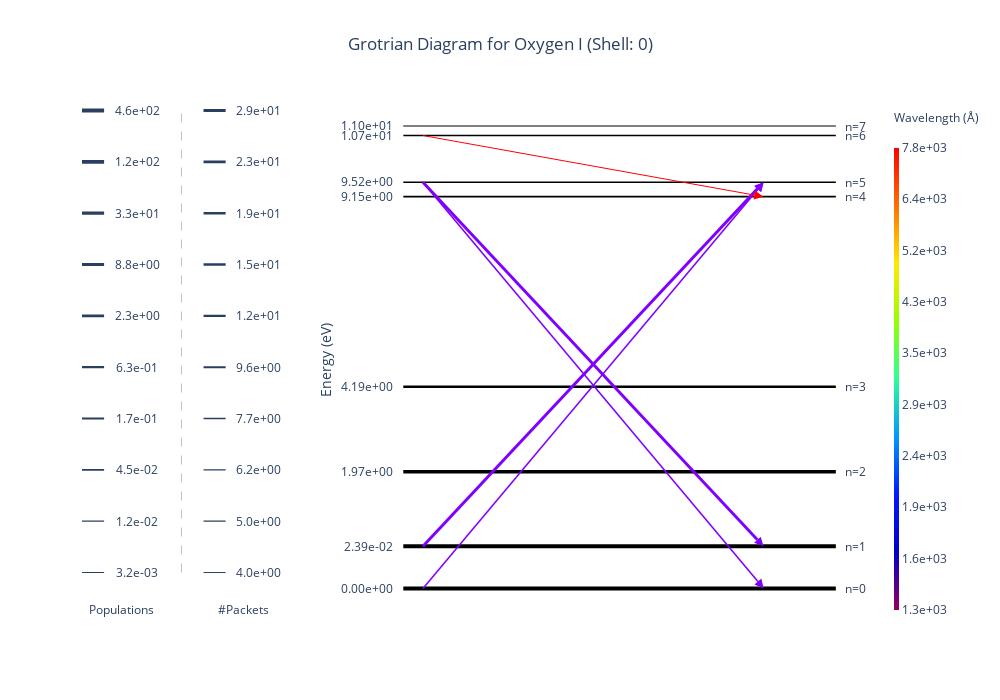

Notebook code cell kept with this figure:
### Code cell
diag.shell = 0
diag.display()

### Figure 1 — Plotly figure (JSON) as saved in the notebook; plotly's stock layout.template omitted (floating-point values rounded to 4 significant figures)
{"data": [{"hovertemplate": "Energy: 0.00e+00 eV<br>Population: 4.57e+02<extra></extra>", "line": {"color": "black", "width": 4.003}, "mode": "lines", "showlegend": false, "type": "scatter", "x": [-0.05, 0.07222, 0.1944, 0.3167, 0.4389, 0.5611, 0.6833, 0.8056, 0.9278, 1.05], "xaxis": "x2", "y": [0, 0, 0, 0, 0, 0, 0, 0, 0, 0], "yaxis": "y2"}, {"hovertemplate": "Energy: 2.39e-02 eV<br>Population: 3.58e+02<extra></extra>", "line": {"color": "black", "width": 3.941}, "mode": "lines", "showlegend": false, "type": "scatter", "x": [-0.05, 0.07222, 0.1944, 0.3167, 0.4389, 0.5611, 0.6833, 0.8056, 0.9278, 1.05], "xaxis": "x2", "y": [0.1, 0.1, 0.1, 0.1, 0.1, 0.1, 0.1, 0.1, 0.1, 0.1], "yaxis": "y2"}, {"hovertemplate": "Energy: 1.97e+00 eV<br>Population: 5.99e+01<extra></extra>", "line": {"color": "black", "width": 3.489}, "mode": "lines", "showlegend": false, "type": "scatter", "x": [-0.05, 0.07222, 0.1944, 0.3167, 0.4389, 0.5611, 0.6833, 0.8056, 0.9278, 1.05], "xaxis": "x2", "y": [0.2772, 0.2772, 0.2772, 0.2772, 0.2772, 0.2772, 0.2772, 0.2772, 0.2772, 0.2772], "yaxis": "y2"}, {"hovertemplate": "Energy: 4.19e+00 eV<br>Population: 1.21e+00<extra></extra>", "line": {"color": "black", "width": 2.501}, "mode": "lines", "showlegend": false, "type": "scatter", "x": [-0.05, 0.07222, 0.1944, 0.3167, 0.4389, 0.5611, 0.6833, 0.8056, 0.9278, 1.05], "xaxis": "x2", "y": [0.4799, 0.4799, 0.4799, 0.4799, 0.4799, 0.4799, 0.4799, 0.4799, 0.4799, 0.4799], "yaxis": "y2"}, {"hovertemplate": "Energy: 9.15e+00 eV<br>Population: 3.60e-02<extra></extra>", "line": {"color": "black", "width": 1.614}, "mode": "lines", "showlegend": false, "type": "scatter", "x": [-0.05, 0.07222, 0.1944, 0.3167, 0.4389, 0.5611, 0.6833, 0.8056, 0.9278, 1.05], "xaxis": "x2", "y": [0.9319, 0.9319, 0.9319, 0.9319, 0.9319, 0.9319, 0.9319, 0.9319, 0.9319, 0.9319], "yaxis": "y2"}, {"hovertemplate": "Energy: 9.52e+00 eV<br>Population: 1.47e-02<extra></extra>", "line": {"color": "black", "width": 1.386}, "mode": "lines", "showlegend": false, "type": "scatter", "x": [-0.05, 0.07222, 0.1944, 0.3167, 0.4389, 0.5611, 0.6833, 0.8056, 0.9278, 1.05], "xaxis": "x2", "y": [0.9662, 0.9662, 0.9662, 0.9662, 0.9662, 0.9662, 0.9662, 0.9662, 0.9662, 0.9662], "yaxis": "y2"}, {"hovertemplate": "Energy: 1.07e+01 eV<br>Population: 2.08e-02<extra></extra>", "line": {"color": "black", "width": 1.475}, "mode": "lines", "showlegend": false, "type": "scatter", "x": [-0.05, 0.07222, 0.1944, 0.3167, 0.4389, 0.5611, 0.6833, 0.8056, 0.9278, 1.05], "xaxis": "x2", "y": [1.077, 1.077, 1.077, 1.077, 1.077, 1.077, 1.077, 1.077, 1.077, 1.077], "yaxis": "y2"}, {"hovertemplate": "Energy: 1.10e+01 eV<br>Population: 3.22e-03<extra></extra>", "line": {"color": "black", "width": 1.003}, "mode": "lines", "showlegend": false, "type": "scatter", "x": [-0.05, 0.07222, 0.1944, 0.3167, 0.4389, 0.5611, 0.6833, 0.8056, 0.9278, 1.05], "xaxis": "x2", "y": [1.1, 1.1, 1.1, 1.1, 1.1, 1.1, 1.1, 1.1, 1.1, 1.1], "yaxis": "y2"}, {"hovertemplate": "Count: 7<br>Wavelength: 1.30e+03 Å<extra></extra>", "line": {"color": "#8000ff", "width": 1.565}, "marker": {"angleref": "previous", "color": "#8000ff", "size": 9, "symbol": "arrow-bar-up"}, "type": "scatter", "x": [0, 0.8665], "xaxis": "x2", "y": [0, 0.9662], "yaxis": "y2"}, {"hovertemplate": "Count: 29<br>Wavelength: 1.31e+03 Å<extra></extra>", "line": {"color": "#8000ff", "width": 3}, "marker": {"angleref": "previous", "color": "#8000ff", "size": 9, "symbol": "arrow-bar-up"}, "type": "scatter", "x": [0, 0.8662], "xaxis": "x2", "y": [0.1, 0.9662], "yaxis": "y2"}, {"hovertemplate": "Count: 7<br>Wavelength: 1.30e+03 Å<extra></extra>", "line": {"color": "#8000ff", "width": 1.565}, "marker": {"angleref": "previous", "color": "#8000ff", "size": 9, "symbol": "arrow-bar-up"}, "type": "scatter", "x": [0, 0.8665], "xaxis": "x2", "y": [0.9662, 0], "yaxis": "y2"}, {"hovertemplate": "Count: 27<br>Wavelength: 1.31e+03 Å<extra></extra>", "line": {"color": "#8000ff", "width": 2.928}, "marker": {"angleref": "previous", "color": "#8000ff", "size": 9, "symbol": "arrow-bar-up"}, "type": "scatter", "x": [0, 0.8662], "xaxis": "x2", "y": [0.9662, 0.1], "yaxis": "y2"}, {"hovertemplate": "Count: 4<br>Wavelength: 7.78e+03 Å<extra></extra>", "line": {"color": "#ff0000", "width": 1}, "marker": {"angleref": "previous", "color": "#ff0000", "size": 9, "symbol": "arrow-bar-up"}, "type": "scatter", "x": [0, 0.8653], "xaxis": "x2", "y": [1.077, 0.9319], "yaxis": "y2"}, {"hoverinfo": "none", "marker": {"cmax": 8.959, "cmin": 7.172, "colorbar": {"outlinewidth": 0, "thickness": 5, "ticktext": ["1.3e+03", "1.6e+03", "1.9e+03", "2.4e+03", "2.9e+03", "3.5e+03", "4.3e+03", "5.2e+03", "6.4e+03", "7.8e+03"], "tickvals": [7.172, 7.37, 7.569, 7.767, 7.966, 8.165, 8.363, 8.562, 8.76, 8.959], "title": {"font": {"size": 12}, "text": "Wavelength (Å)<br>&nbsp;"}}, "colorscale": [[0, "rgb(150,0,90)"], [0.125, "rgb(0,0,200)"], [0.25, "rgb(0,25,255)"], [0.375, "rgb(0,152,255)"], [0.5, "rgb(44,255,150)"], [0.625, "rgb(151,255,0)"], [0.75, "rgb(255,234,0)"], [0.875, "rgb(255,111,0)"], [1, "rgb(255,0,0)"]], "showscale": true}, "mode": "markers", "type": "scatter", "x": [null], "xaxis": "x2", "y": [null], "yaxis": "y2"}], "layout": {"annotations": [{"showarrow": false, "text": "n=0", "x": 1.1, "xref": "x2", "y": 0, "yref": "y2"}, {"showarrow": false, "text": "n=1", "x": 1.1, "xref": "x2", "y": 0.1, "yref": "y2"}, {"showarrow": false, "text": "n=2", "x": 1.1, "xref": "x2", "y": 0.2772, "yref": "y2"}, {"showarrow": false, "text": "n=3", "x": 1.1, "xref": "x2", "y": 0.4799, "yref": "y2"}, {"showarrow": false, "text": "n=4", "x": 1.1, "xref": "x2", "y": 0.9319, "yref": "y2"}, {"showarrow": false, "text": "n=5", "x": 1.1, "xref": "x2", "y": 0.9662, "yref": "y2"}, {"showarrow": false, "text": "n=6", "x": 1.1, "xref": "x2", "y": 1.077, "yref": "y2"}, {"showarrow": false, "text": "n=7", "x": 1.1, "xref": "x2", "y": 1.1, "yref": "y2"}, {"showarrow": false, "text": "3.2e-03", "x": 0.35, "xref": "x", "y": 0, "yref": "y"}, {"showarrow": false, "text": "1.2e-02", "x": 0.35, "xref": "x", "y": 0.1111, "yref": "y"}, {"showarrow": false, "text": "4.5e-02", "x": 0.35, "xref": "x", "y": 0.2222, "yref": "y"}, {"showarrow": false, "text": "1.7e-01", "x": 0.35, "xref": "x", "y": 0.3333, "yref": "y"}, {"showarrow": false, "text": "6.3e-01", "x": 0.35, "xref": "x", "y": 0.4444, "yref": "y"}, {"showarrow": false, "text": "2.3e+00", "x": 0.35, "xref": "x", "y": 0.5556, "yref": "y"}, {"showarrow": false, "text": "8.8e+00", "x": 0.35, "xref": "x", "y": 0.6667, "yref": "y"}, {"showarrow": false, "text": "3.3e+01", "x": 0.35, "xref": "x", "y": 0.7778, "yref": "y"}, {"showarrow": false, "text": "1.2e+02", "x": 0.35, "xref": "x", "y": 0.8889, "yref": "y"}, {"showarrow": false, "text": "4.6e+02", "x": 0.35, "xref": "x", "y": 1, "yref": "y"}, {"showarrow": false, "text": "Populations", "x": 0.28, "xref": "x", "y": -0.08, "yref": "y"}, {"showarrow": false, "text": "4.0e+00", "x": 0.9, "xref": "x", "y": 0, "yref": "y"}, {"showarrow": false, "text": "5.0e+00", "x": 0.9, "xref": "x", "y": 0.1111, "yref": "y"}, {"showarrow": false, "text": "6.2e+00", "x": 0.9, "xref": "x", "y": 0.2222, "yref": "y"}, {"showarrow": false, "text": "7.7e+00", "x": 0.9, "xref": "x", "y": 0.3333, "yref": "y"}, {"showarrow": false, "text": "9.6e+00", "x": 0.9, "xref": "x", "y": 0.4444, "yref": "y"}, {"showarrow": false, "text": "1.2e+01", "x": 0.9, "xref": "x", "y": 0.5556, "yref": "y"}, {"showarrow": false, "text": "1.5e+01", "x": 0.9, "xref": "x", "y": 0.6667, "yref": "y"}, {"showarrow": false, "text": "1.9e+01", "x": 0.9, "xref": "x", "y": 0.7778, "yref": "y"}, {"showarrow": false, "text": "2.3e+01", "x": 0.9, "xref": "x", "y": 0.8889, "yref": "y"}, {"showarrow": false, "text": "2.9e+01", "x": 0.9, "xref": "x", "y": 1, "yref": "y"}, {"showarrow": false, "text": "#Packets", "x": 0.83, "xref": "x", "y": -0.08, "yref": "y"}], "autosize": false, "height": 700, "plot_bgcolor": "white", "shapes": [{"line": {"width": 1.003}, "type": "line", "x0": 0.1, "x1": 0.2, "xref": "x", "y0": 0, "y1": 0, "yref": "y"}, {"line": {"width": 1.336}, "type": "line", "x0": 0.1, "x1": 0.2, "xref": "x", "y0": 0.1111, "y1": 0.1111, "yref": "y"}, {"line": {"width": 1.67}, "type": "line", "x0": 0.1, "x1": 0.2, "xref": "x", "y0": 0.2222, "y1": 0.2222, "yref": "y"}, {"line": {"width": 2.003}, "type": "line", "x0": 0.1, "x1": 0.2, "xref": "x", "y0": 0.3333, "y1": 0.3333, "yref": "y"}, {"line": {"width": 2.336}, "type": "line", "x0": 0.1, "x1": 0.2, "xref": "x", "y0": 0.4444, "y1": 0.4444, "yref": "y"}, {"line": {"width": 2.67}, "type": "line", "x0": 0.1, "x1": 0.2, "xref": "x", "y0": 0.5556, "y1": 0.5556, "yref": "y"}, {"line": {"width": 3.003}, "type": "line", "x0": 0.1, "x1": 0.2, "xref": "x", "y0": 0.6667, "y1": 0.6667, "yref": "y"}, {"line": {"width": 3.336}, "type": "line", "x0": 0.1, "x1": 0.2, "xref": "x", "y0": 0.7778, "y1": 0.7778, "yref": "y"}, {"line": {"width": 3.67}, "type": "line", "x0": 0.1, "x1": 0.2, "xref": "x", "y0": 0.8889, "y1": 0.8889, "yref": "y"}, {"line": {"width": 4.003}, "type": "line", "x0": 0.1, "x1": 0.2, "xref": "x", "y0": 1, "y1": 1, "yref": "y"}, {"line": {"color": "grey", "dash": "dash", "width": 0.5}, "type": "line", "x0": 0.55, "x1": 0.55, "xref": "x", "y0": 0, "y1": 1, "yref": "y"}, {"line": {"width": 1}, "type": "line", "x0": 0.65, "x1": 0.75, "xref": "x", "y0": 0, "y1": 0, "yref": "y"}, {"line": {"width": 1.222}, "type": "line", "x0": 0.65, "x1": 0.75, "xref": "x", "y0": 0.1111, "y1": 0.1111, "yref": "y"}, {"line": {"width": 1.444}, "type": "line", "x0": 0.65, "x1": 0.75, "xref": "x", "y0": 0.2222, "y1": 0.2222, "yref": "y"}, {"line": {"width": 1.667}, "type": "line", "x0": 0.65, "x1": 0.75, "xref": "x", "y0": 0.3333, "y1": 0.3333, "yref": "y"}, {"line": {"width": 1.889}, "type": "line", "x0": 0.65, "x1": 0.75, "xref": "x", "y0": 0.4444, "y1": 0.4444, "yref": "y"}, {"line": {"width": 2.111}, "type": "line", "x0": 0.65, "x1": 0.75, "xref": "x", "y0": 0.5556, "y1": 0.5556, "yref": "y"}, {"line": {"width": 2.333}, "type": "line", "x0": 0.65, "x1": 0.75, "xref": "x", "y0": 0.6667, "y1": 0.6667, "yref": "y"}, {"line": {"width": 2.556}, "type": "line", "x0": 0.65, "x1": 0.75, "xref": "x", "y0": 0.7778, "y1": 0.7778, "yref": "y"}, {"line": {"width": 2.778}, "type": "line", "x0": 0.65, "x1": 0.75, "xref": "x", "y0": 0.8889, "y1": 0.8889, "yref": "y"}, {"line": {"width": 3}, "type": "line", "x0": 0.65, "x1": 0.75, "xref": "x", "y0": 1, "y1": 1, "yref": "y"}], "showlegend": false, "title": {"text": "Grotrian Diagram for Oxygen I (Shell: 0)", "x": 0.5}, "width": 1000, "xaxis": {"anchor": "y", "domain": [0, 0.258], "fixedrange": true, "showticklabels": false}, "xaxis2": {"anchor": "y2", "domain": [0.398, 1], "fixedrange": true, "showticklabels": false}, "yaxis": {"anchor": "x", "domain": [0, 1], "fixedrange": true, "showticklabels": false}, "yaxis2": {"anchor": "x2", "domain": [0, 1], "fixedrange": true, "range": [0, null], "tickmode": "array", "ticktext": ["0.00e+00", "2.39e-02", "1.97e+00", "4.19e+00", "9.15e+00", "9.52e+00", "1.07e+01", "1.10e+01"], "tickvals": [0, 0.1, 0.2772, 0.4799, 0.9319, 0.9662, 1.077, 1.1], "title": {"standoff": 5, "text": "Energy (eV)"}}}}
